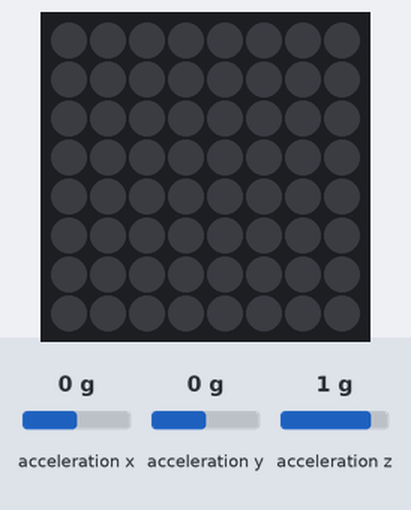
The program below on a simulated Raspberry Pi (BCM pin numbers) with a Sense HAT. Shown: the Sense HAT's 8×8 RGB LED matrix. The inputs (shaded band) are chosen by the test bench; at power-on: acceleration x 0 g, acceleration y 0 g, acceleration z 1 g.

Above: at 1.2 s.
1.3 s: acceleration x set to -1.4 g
At 2.0 s:
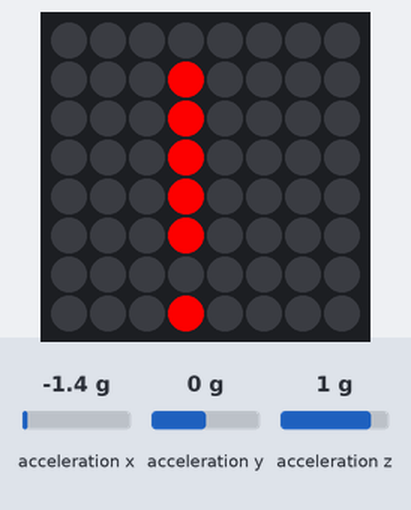
2.8 s: acceleration x set to -0.8 g
At 3.7 s:
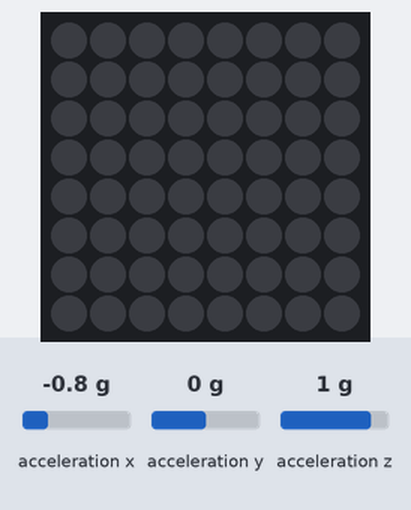
4.3 s: acceleration x set to 0.9 g
5.8 s: acceleration x set to 1.2 g
At 6.3 s:
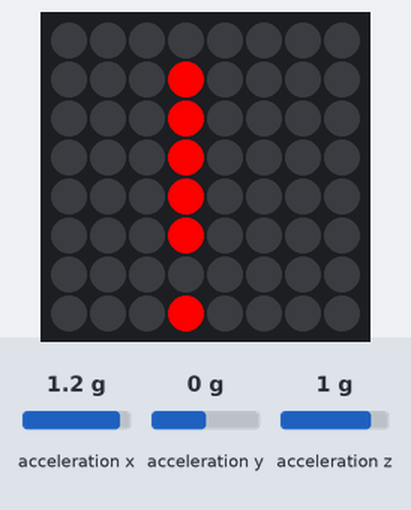
Timing chart, 0 to 8.3 s (numbered marks = the images above; inputs shaded):
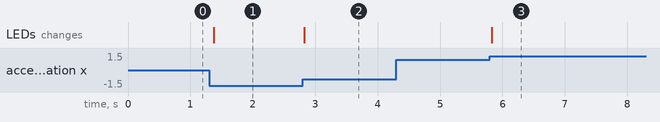

The program:

Shake.py
```python
#!/usr/bin/python

from sense_hat import SenseHat
import time

sense = SenseHat()

while True:
  x, y, z = sense.get_accelerometer_raw().values()

  x = abs(x)
  y = abs(y)
  z = abs(z)

  if x > 1 or y > 1 or z > 1:
      sense.show_letter("!", text_colour=[255,0,0])
  else:
      sense.clear()
  time.sleep(0.1)
```

Measured:
- the behaviour switches between 1 and 1.1 g on acceleration x (found by bisection; images 2 and 3)
- after the input at 1.3 s, the LEDs: change after 0.07 s (image 1)
- after the input at 2.8 s, the LEDs: change at once (image 2)
- after the input at 4.3 s, every drawn part: stays the same
- after the input at 5.8 s, the LEDs: change at once (image 3)
